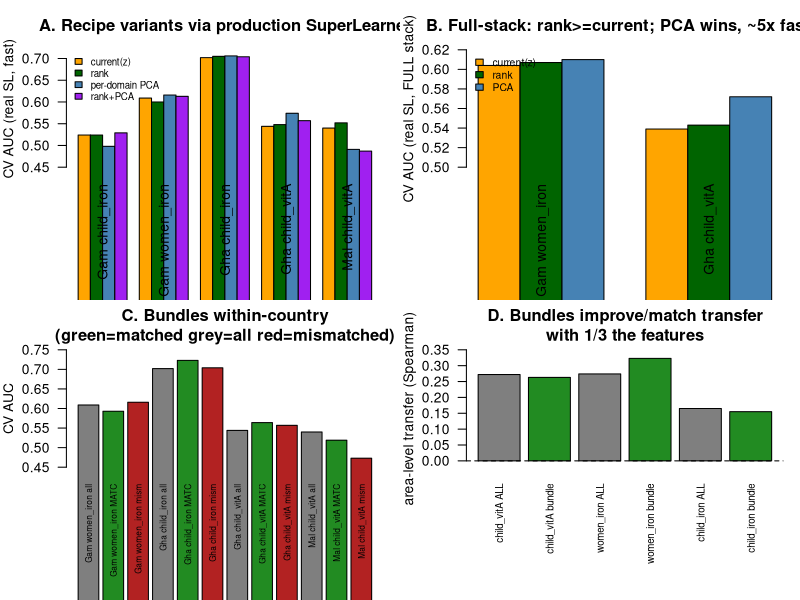

Here is the R script that generated this plot:
#!/usr/bin/env Rscript
# Confirmation figure: production-SL recipe variants + outcome-specific bundles.
suppressMessages(library(here))
f14<-read.csv(here::here("sandbox_fe","results_14_sl_recipe_fast.csv"))
f14b<-read.csv(here::here("sandbox_fe","results_14b_fullstack.csv"))
bw<-read.csv(here::here("sandbox_fe","results_15_bundles_within.csv"))
bl<-read.csv(here::here("sandbox_fe","results_15_bundles_loco.csv"))

png(here::here("sandbox_fe","FE_confirmation.png"), width=1400, height=1050, res=130)
par(mfrow=c(2,2), mar=c(8,4,3,1))

# A: recipe variants on real SL (fast stack), per cell
f14$cell<-paste(substr(f14$country,1,3),f14$outcome)
m<-tapply(f14$auc, list(f14$cell, f14$variant), I)[, c("current","rank","pca","rankpca")]
barplot(t(m), beside=TRUE, las=2, col=c("orange","darkgreen","steelblue","purple"),
        ylim=c(0.45,0.72), ylab="CV AUC (real SL, fast)", main="A. Recipe variants via production SuperLearner")
legend("topleft", c("current(z)","rank","per-domain PCA","rank+PCA"),
       fill=c("orange","darkgreen","steelblue","purple"), bty="n", cex=0.7)

# B: full-stack confirmation
f14b$cell<-paste(substr(f14b$country,1,3),f14b$outcome)
m2<-tapply(f14b$auc, list(f14b$cell,f14b$variant), I)[,c("current","rank","pca")]
bp<-barplot(t(m2), beside=TRUE, las=2, col=c("orange","darkgreen","steelblue"),
        ylim=c(0.5,0.62), ylab="CV AUC (real SL, FULL stack)", main="B. Full-stack: rank>=current; PCA wins, ~5x faster")
legend("topleft", c("current(z)","rank","PCA"), fill=c("orange","darkgreen","steelblue"), bty="n", cex=0.75)

# C: bundles within-country (matched vs all vs mismatched)
bw$cell<-paste(substr(bw$country,1,3),bw$outcome)
cols<-ifelse(bw$role=="MATCHED","forestgreen",ifelse(bw$role=="all","grey50","firebrick"))
# order within cell: all, MATCHED, mismatched
ord<-order(bw$cell, factor(bw$role,levels=c("all","MATCHED","mismatched")))
bwo<-bw[ord,]
barplot(bwo$auc, names.arg=paste(bwo$cell,substr(bwo$role,1,4)), las=2, col=cols[ord],
        ylim=c(0.45,0.75), ylab="CV AUC", main="C. Bundles within-country\n(green=matched grey=all red=mismatched)", cex.names=0.6)

# D: bundles area-level transfer
bl$lab<-paste(bl$outcome, ifelse(bl$bundle=="all","ALL","bundle"))
cols<-ifelse(bl$bundle=="all","grey50","forestgreen")
barplot(bl$mean_spearman, names.arg=bl$lab, las=2, col=cols, ylim=c(-0.02,0.35),
        ylab="area-level transfer (Spearman)", main="D. Bundles improve/match transfer\nwith 1/3 the features", cex.names=0.7)
abline(h=0,lty=2)
dev.off()
cat("wrote FE_confirmation.png\n")
